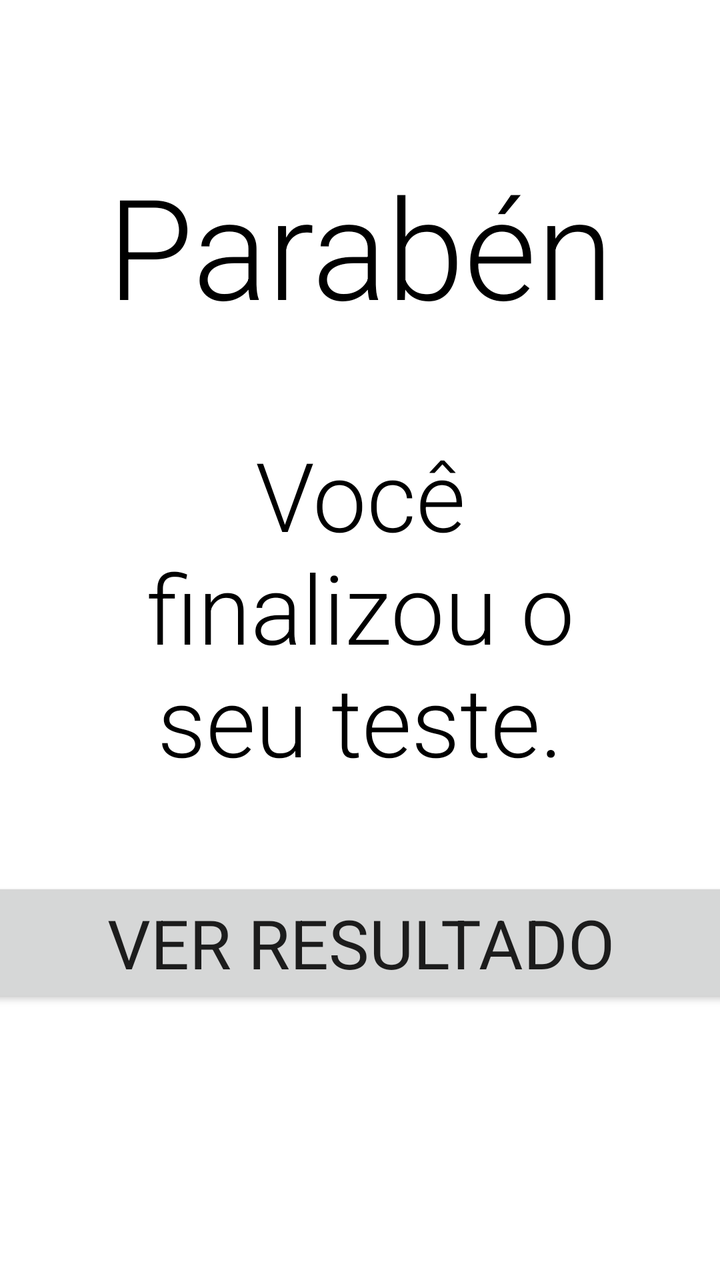
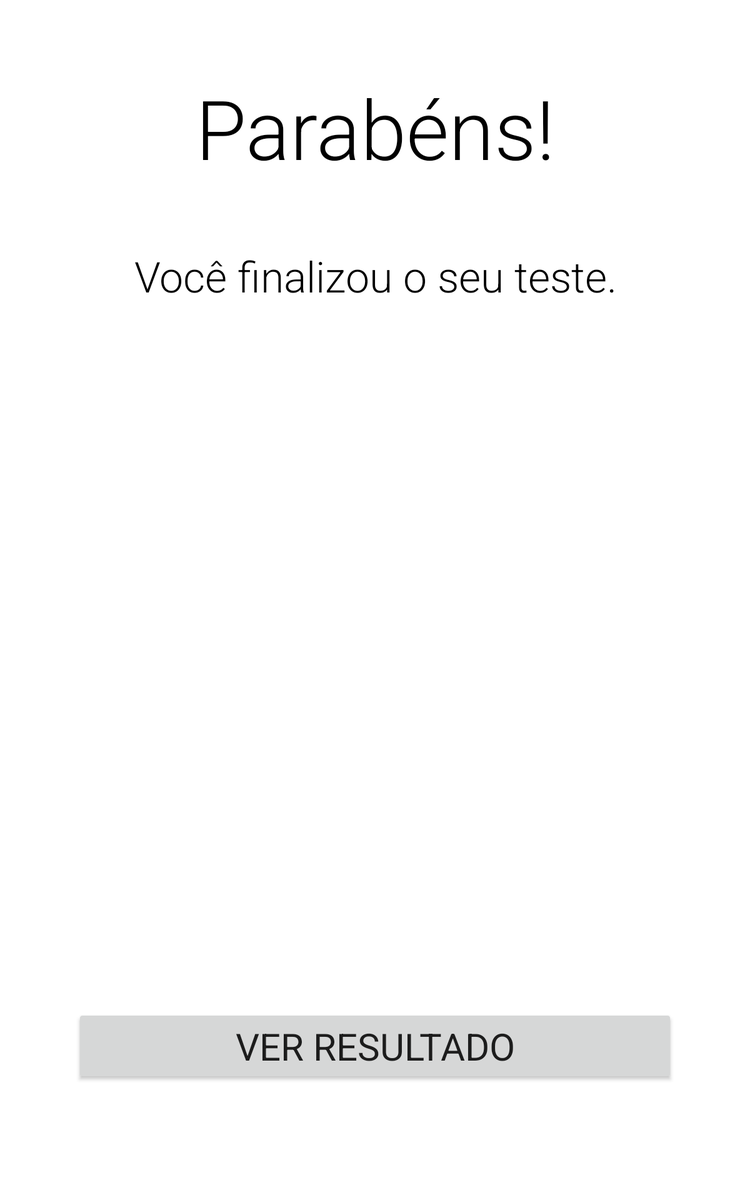

First picture: res/layout/ on a phone held upright. Second picture: the repository's own variant of that layout, on a device whose configuration matches the variant's folder. Source for both follows.
<!-- AndroidManifest.xml: application theme Theme.TMT -->
<!-- res/layout/activity_test_completed.xml -->
<?xml version="1.0" encoding="utf-8"?>
<androidx.constraintlayout.widget.ConstraintLayout xmlns:android="http://schemas.android.com/apk/res/android"
    xmlns:app="http://schemas.android.com/apk/res-auto"
    xmlns:tools="http://schemas.android.com/tools"
    android:id="@+id/main"
    android:layout_width="match_parent"
    android:layout_height="match_parent"
    tools:context=".controller.TestCompletedActivity">

    <Button
        android:id="@+id/buttonGoToResults"
        android:layout_width="521sp"
        android:layout_height="wrap_content"
        android:layout_marginBottom="136dp"
        android:fontFamily="sans-serif"
        android:paddingTop="10sp"
        android:paddingBottom="10sp"
        android:text="ver resultado"
        android:textSize="34sp"
        app:layout_constraintBottom_toBottomOf="parent"
        app:layout_constraintEnd_toStartOf="@+id/guideline9"
        app:layout_constraintStart_toEndOf="@+id/guideline10" />

    <androidx.constraintlayout.widget.Guideline
        android:id="@+id/guideline9"
        android:layout_width="wrap_content"
        android:layout_height="wrap_content"
        android:orientation="vertical"
        app:layout_constraintGuide_percent="0.9" />

    <androidx.constraintlayout.widget.Guideline
        android:id="@+id/guideline10"
        android:layout_width="wrap_content"
        android:layout_height="wrap_content"
        android:orientation="vertical"
        app:layout_constraintGuide_percent="0.1" />

    <TextView
        android:id="@+id/textView7"
        android:layout_width="0sp"
        android:layout_height="91sp"
        android:layout_marginTop="76sp"
        android:fontFamily="sans-serif-light"
        android:text="Parabéns!"
        android:textAlignment="center"
        android:textColor="@color/black"
        android:textSize="70sp"
        app:layout_constraintEnd_toStartOf="@+id/guideline9"
        app:layout_constraintHorizontal_bias="0.5"
        app:layout_constraintStart_toEndOf="@+id/guideline10"
        app:layout_constraintTop_toTopOf="parent" />

    <TextView
        android:id="@+id/textView11"
        android:layout_width="0sp"
        android:layout_height="wrap_content"
        android:layout_marginTop="48dp"
        android:fontFamily="sans-serif-light"
        android:text="Você finalizou o seu teste."
        android:textAlignment="center"
        android:textColor="@color/black"
        android:textSize="48sp"
        app:layout_constraintEnd_toStartOf="@+id/guideline9"
        app:layout_constraintHorizontal_bias="1.0"
        app:layout_constraintStart_toEndOf="@+id/guideline10"
        app:layout_constraintTop_toBottomOf="@+id/textView7" />
</androidx.constraintlayout.widget.ConstraintLayout>
<!-- resources referenced by this layout -->
<resources>
  <color name="black">#FF000000</color>
  <style name="Theme.TMT" parent="Theme.MaterialComponents.DayNight.NoActionBar">
          
          <item name="colorPrimary">@color/teal_700</item>
          <item name="colorPrimaryVariant">@color/teal_200</item>
          <item name="colorOnPrimary">@color/white</item>
          
          <item name="colorSecondary">@color/teal_200</item>
          <item name="colorSecondaryVariant">@color/teal_700</item>
          <item name="colorOnSecondary">@color/black</item>
          
          <item name="android:statusBarColor">?attr/colorPrimaryVariant</item>
          
          <item name="android:windowNoTitle">true</item>
          <item name="android:windowFullscreen">true</item>
      </style>
  <color name="teal_700">#0EA7AD</color>
  <color name="teal_200">#FF03DAC5</color>
  <color name="white">#FFFFFFFF</color>
</resources>
<!-- res/layout-sw600dp/activity_test_completed.xml (the author's variant of the layout above) -->
<!-- drawn on a 7-inch tablet held upright -->
<?xml version="1.0" encoding="utf-8"?>
<androidx.constraintlayout.widget.ConstraintLayout xmlns:android="http://schemas.android.com/apk/res/android"
    xmlns:app="http://schemas.android.com/apk/res-auto"
    xmlns:tools="http://schemas.android.com/tools"
    android:id="@+id/main"
    android:layout_width="match_parent"
    android:layout_height="match_parent"
    tools:context=".controller.TestCompletedActivity">

    <Button
        android:id="@+id/buttonGoToResults"
        android:layout_width="0dp"
        android:layout_height="0dp"
        android:fontFamily="sans-serif"
        android:paddingTop="10sp"
        android:paddingBottom="10sp"
        android:text="ver resultado"
        android:autoSizeMaxTextSize="34sp"
        android:autoSizeMinTextSize="10sp"
        android:autoSizeStepGranularity="2sp"
        android:autoSizeTextType="uniform"
        android:maxLines="1"
        app:layout_constraintBottom_toTopOf="@+id/guideline85"
        app:layout_constraintEnd_toStartOf="@+id/guideline9"
        app:layout_constraintStart_toEndOf="@+id/guideline10"
        app:layout_constraintTop_toTopOf="@+id/guideline84" />

    <androidx.constraintlayout.widget.Guideline
        android:id="@+id/guideline9"
        android:layout_width="wrap_content"
        android:layout_height="wrap_content"
        android:orientation="vertical"
        app:layout_constraintGuide_percent="0.9" />

    <androidx.constraintlayout.widget.Guideline
        android:id="@+id/guideline10"
        android:layout_width="wrap_content"
        android:layout_height="wrap_content"
        android:orientation="vertical"
        app:layout_constraintGuide_percent="0.1" />

    <TextView
        android:id="@+id/textView7"
        android:layout_width="0dp"
        android:layout_height="0dp"
        android:fontFamily="sans-serif-light"
        android:text="Parabéns!"
        android:textAlignment="center"
        android:textColor="@color/black"
        android:autoSizeMaxTextSize="70sp"
        android:autoSizeMinTextSize="10sp"
        android:autoSizeStepGranularity="2sp"
        android:autoSizeTextType="uniform"
        android:maxLines="1"
        app:layout_constraintBottom_toTopOf="@+id/guideline77"
        app:layout_constraintEnd_toStartOf="@+id/guideline9"
        app:layout_constraintHorizontal_bias="0.5"
        app:layout_constraintStart_toEndOf="@+id/guideline10"
        app:layout_constraintTop_toTopOf="@+id/guideline78" />

    <TextView
        android:id="@+id/textView11"
        android:layout_width="0dp"
        android:layout_height="0dp"
        android:autoSizeMaxTextSize="48sp"
        android:autoSizeMinTextSize="10sp"
        android:autoSizeStepGranularity="2sp"
        android:autoSizeTextType="uniform"
        android:fontFamily="sans-serif-light"
        android:maxLines="1"
        android:text="Você finalizou o seu teste."
        android:textAlignment="center"
        android:textColor="@color/black"
        app:layout_constraintBottom_toTopOf="@+id/guideline83"
        app:layout_constraintEnd_toStartOf="@+id/guideline9"
        app:layout_constraintHorizontal_bias="1.0"
        app:layout_constraintStart_toEndOf="@+id/guideline10"
        app:layout_constraintTop_toTopOf="@+id/guideline79" />

    <androidx.constraintlayout.widget.Guideline
        android:id="@+id/guideline77"
        android:layout_width="wrap_content"
        android:layout_height="wrap_content"
        android:orientation="horizontal"
        app:layout_constraintGuide_percent="0.15390626" />

    <androidx.constraintlayout.widget.Guideline
        android:id="@+id/guideline78"
        android:layout_width="wrap_content"
        android:layout_height="wrap_content"
        android:orientation="horizontal"
        app:layout_constraintGuide_percent="0.06015625 " />

    <androidx.constraintlayout.widget.Guideline
        android:id="@+id/guideline79"
        android:layout_width="wrap_content"
        android:layout_height="wrap_content"
        android:orientation="horizontal"
        app:layout_constraintGuide_percent="0.20625" />

    <androidx.constraintlayout.widget.Guideline
        android:id="@+id/guideline83"
        android:layout_width="wrap_content"
        android:layout_height="wrap_content"
        android:orientation="horizontal"
        app:layout_constraintGuide_percent="0.25390625" />

    <androidx.constraintlayout.widget.Guideline
        android:id="@+id/guideline84"
        android:layout_width="wrap_content"
        android:layout_height="wrap_content"
        android:orientation="horizontal"
        app:layout_constraintGuide_percent="0.84" />

    <androidx.constraintlayout.widget.Guideline
        android:id="@+id/guideline85"
        android:layout_width="wrap_content"
        android:layout_height="wrap_content"
        android:orientation="horizontal"
        app:layout_constraintGuide_percent="0.9031" />
</androidx.constraintlayout.widget.ConstraintLayout>
